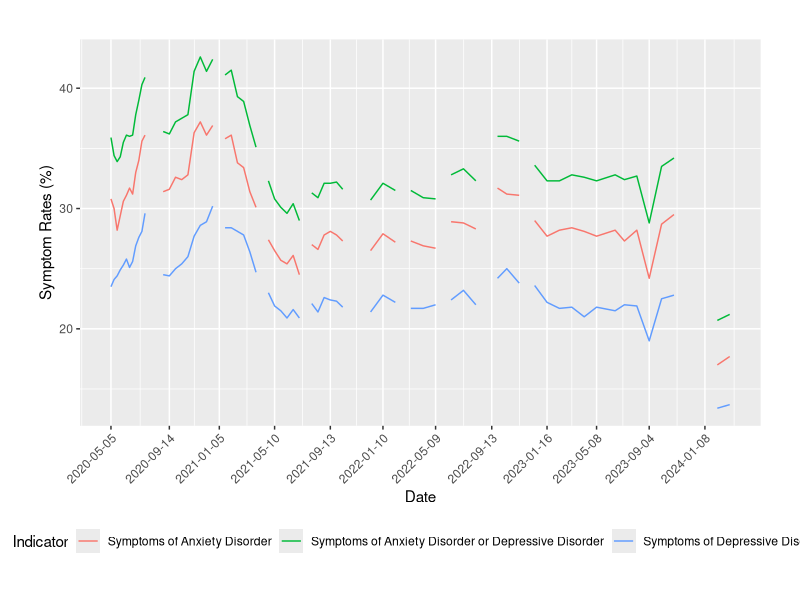

Reproduce this figure in R. (Note: this script raises an error after producing the figure.)
## ---- chunk 1
#| echo: false
#| eval: true
#| warning: false
#| message: false
#| label: fig-andtrend-graph
#| fig-cap: "Trend in US Anxiety and Depressive Disorder Rates"

# Load necessary libraries
library(tidyverse)
library(lubridate)

# Define the path to the data file and load it
data <- read.csv(file = here::here("outputs/data/Overall_trends.csv"))

# Filter the dataset for the specified symptoms
filtered_data <- data %>%
  filter(Indicator %in% c('Symptoms of Depressive Disorder', 
                          'Symptoms of Anxiety Disorder', 
                          'Symptoms of Anxiety Disorder or Depressive Disorder'))

# Ensure that 'Time.Period.End.Date' is a Date object
filtered_data$Time.Period.End.Date <- as.Date(filtered_data$Time.Period.End.Date, format = "%Y-%m-%d")

# Define the specific dates for the x-axis scale
specific_dates <- as.Date(c("2020-05-05", "2020-09-14", "2021-01-05", 
                            "2021-05-10", "2021-09-13", "2022-01-10", 
                            "2022-05-09", "2022-09-13", "2023-01-16",
                            "2023-05-08", "2023-09-04", "2024-01-08"))

# Plotting the line graph
ggplot(filtered_data, aes(x = Time.Period.End.Date, y = Value, group = Indicator, color = Indicator)) +
  geom_line() +
  scale_x_date(breaks = specific_dates, date_labels = "%Y-%m-%d") +  # Set specific dates as x-axis breaks
  labs(x = "Date",
       y = "Symptom Rates (%)") +
  theme(axis.text.x = element_text(angle = 45, hjust = 1),
        legend.position = "bottom",
        plot.margin = unit(c(1, 1, 1, 1), "cm"))

## ---- chunk 2
#| echo: false
#| eval: true
#| warning: false
#| message: false
#| label: fig-ageandtrend-graph
#| fig-cap: "Depressive Disorder Trend by Population Age Subgroup in US"

# Load necessary libraries
library(tidyverse)
library(lubridate)

# Define the path to the data file and load it
data <- read.csv(file = here::here("outputs/data/Age_subgroup_trends.csv"))

# Filter the dataset for the specified symptoms
filtered_data <- data %>%
  filter(Indicator == "Symptoms of Depressive Disorder")  # Assuming you need only this indicator

# Ensure that 'Time Period End Date' is a Date object
# Make sure to use the exact column name as it appears in your CSV file, including using backticks if necessary
filtered_data$`Time Period End Date` <- as.Date(filtered_data$`Time Period End Date`, format = "%Y-%m-%d")

# Define the specific dates for the x-axis scale
specific_dates <- as.Date(c("2020-05-05", "2020-09-14", "2021-01-05", 
                            "2021-05-10", "2021-09-13", "2022-01-10", 
                            "2022-05-09", "2022-09-13", "2023-01-16",
                            "2023-05-08", "2023-09-04", "2024-01-08"))

# Plotting the line graph
ggplot(filtered_data, aes(x = `Time Period End Date`, y = Value, group = Subgroup, color = Subgroup)) +
  geom_line() +
  scale_x_date(breaks = specific_dates, date_labels = "%Y-%m-%d") +  
  labs(x = "Date",
       y = "Symptom Rates (%)") +
  theme(axis.text.x = element_text(angle = 45, hjust = 1),
        legend.position = "bottom",
        plot.margin = unit(c(1, 1, 1, 1), "cm"))

